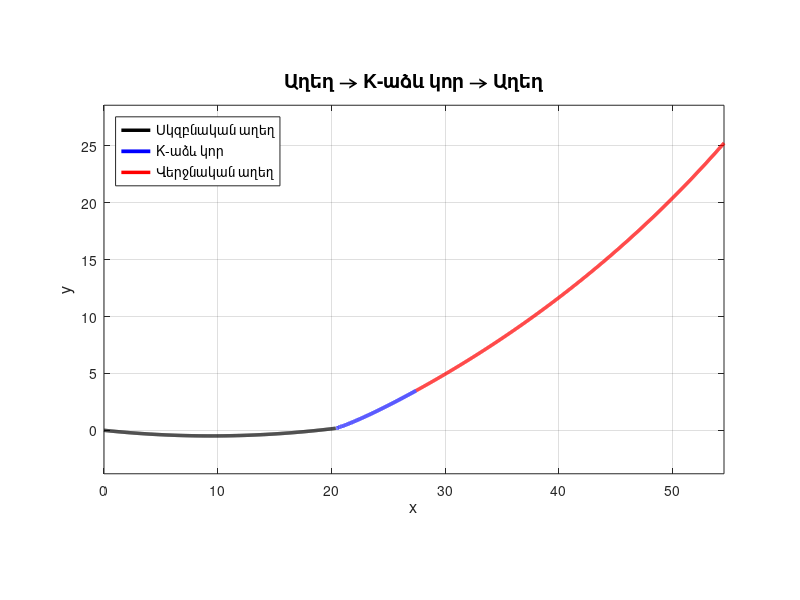

This chart was generated by the following MATLAB code:

k  = 0.2;
R0 = 100;
L  = 400;

R1   = 90;              
phi1 = 13*pi/180;       
phi2 = 20*pi/180;      

x0 = 0;
y0 = 0;
alpha0 = -6*pi/180;     

p = (1-k)/k;


f = @(beta) (L./(k.*beta)) .* (sin(beta)).^p - R0;

Nscan  = 6000;
a_scan = 1e-4;
b_scan = pi/2 - 1e-4;

beta_scan = linspace(a_scan, b_scan, Nscan);
f_scan = arrayfun(f, beta_scan);

idx = 0;
for i = 1:length(f_scan)-1
    if f_scan(i)*f_scan(i+1) < 0
        idx = i;
        break;
    end
end

if idx == 0
    error('beta0-ի իրական լուծում չգտնվեց');
end

a = beta_scan(idx);
b = beta_scan(idx+1);

fa = f(a);
fb = f(b);

if fa*fb > 0
    error('Կիսման մեթոդի համար ճիշտ միջակայք չի գտնվել');
end

tol = 1e-12;
maxIter = 1000;

for iter = 1:maxIter
    c = (a + b)/2;
    fc = f(c);

    if fa*fc < 0
        b = c;
        fb = fc;
    else
        a = c;
        fa = fc;
    end

    if abs(b-a) < tol
        break;
    end
end

beta0 = (a + b)/2;
A0    = L / (k * beta0);

R_check = A0 * (sin(beta0)).^p;
L_check = A0 * k * beta0;

xc1 = x0 - R1*sin(alpha0);
yc1 = y0 + R1*cos(alpha0);

theta1_start = atan2(y0 - yc1, x0 - xc1);

N1 = 900;
theta1 = linspace(theta1_start, theta1_start + phi1, N1);

xA1 = xc1 + R1*cos(theta1);
yA1 = yc1 + R1*sin(theta1);

x1 = xA1(end);
y1 = yA1(end);
alpha1 = alpha0 + phi1;


Nk = 4000;
beta = linspace(0, beta0, Nk);

Fx = cos(beta) .* (sin(beta)).^p;
Fy = sin(beta) .* (sin(beta)).^p;

xK_local = zeros(1, Nk);
yK_local = zeros(1, Nk);

for i = 2:Nk
    db = beta(i) - beta(i-1);

    xK_local(i) = xK_local(i-1) + 0.5*db*(Fx(i-1) + Fx(i));
    yK_local(i) = yK_local(i-1) + 0.5*db*(Fy(i-1) + Fy(i));
end

xK_local = A0 * xK_local;
yK_local = A0 * yK_local;

xK = zeros(1, Nk);
yK = zeros(1, Nk);

for i = 1:Nk
    xK(i) = x1 + xK_local(i)*cos(alpha1) - yK_local(i)*sin(alpha1);
    yK(i) = y1 + xK_local(i)*sin(alpha1) + yK_local(i)*cos(alpha1);
end


x2 = xK(end);
y2 = yK(end);

alpha2 = alpha1 + beta0;

xc2 = x2 - R0*sin(alpha2);
yc2 = y2 + R0*cos(alpha2);

theta2_start = atan2(y2 - yc2, x2 - xc2);

N2 = 1000;
theta2 = linspace(theta2_start, theta2_start + phi2, N2);

xA2 = xc2 + R0*cos(theta2);
yA2 = yc2 + R0*sin(theta2);


figure('Color','w','Position',[100 100 1150 650]);
hold on; grid on; box on; axis equal;

plot(xA1, yA1, 'k', 'LineWidth', 2.5);
plot(xK,  yK,  'b', 'LineWidth', 2.7);
plot(xA2, yA2, 'r', 'LineWidth', 2.5);


xlabel('x', 'FontSize', 12);
ylabel('y', 'FontSize', 12);
title('Աղեղ \rightarrow K-աձև կոր \rightarrow Աղեղ', 'FontSize', 14);

legend('Սկզբնական աղեղ', 'K-աձև կոր', 'Վերջնական աղեղ', ...
       'Location', 'northwest', 'FontSize', 10);
